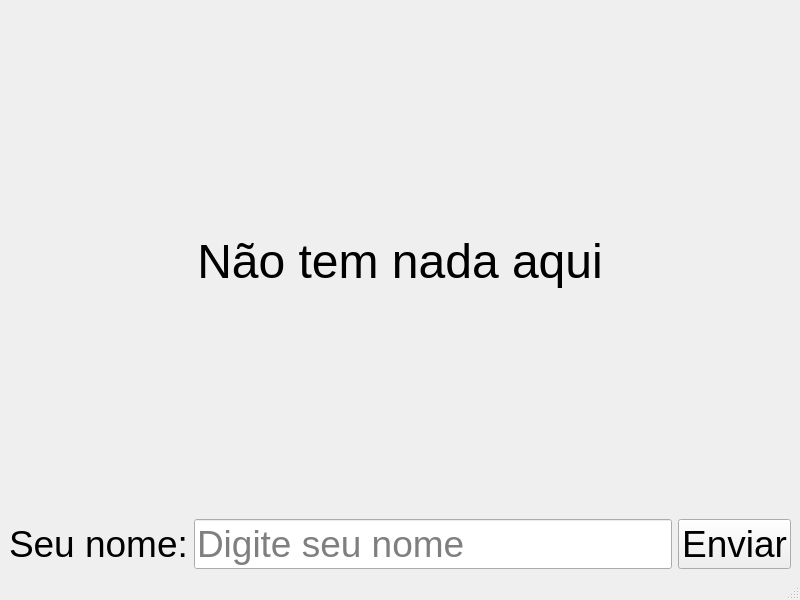
<?xml version="1.0" encoding="UTF-8"?>
<ui version="4.0">
 <class>MainWindow</class>
 <widget class="QMainWindow" name="MainWindow">
  <property name="geometry">
   <rect>
    <x>0</x>
    <y>0</y>
    <width>800</width>
    <height>600</height>
   </rect>
  </property>
  <property name="windowTitle">
   <string>MainWindow</string>
  </property>
  <widget class="QWidget" name="centralwidget">
   <layout class="QHBoxLayout" name="horizontalLayout">
    <item>
     <layout class="QGridLayout" name="gridLayout">
      <item row="0" column="0">
       <widget class="QLabel" name="labelResult">
        <property name="font">
         <font>
          <pointsize>36</pointsize>
         </font>
        </property>
        <property name="text">
         <string>Não tem nada aqui</string>
        </property>
        <property name="alignment">
         <set>Qt::AlignmentFlag::AlignCenter</set>
        </property>
       </widget>
      </item>
      <item row="1" column="0">
       <layout class="QGridLayout" name="gridLayout_2">
        <item row="0" column="1">
         <widget class="QLineEdit" name="LineName">
          <property name="font">
           <font>
            <pointsize>28</pointsize>
           </font>
          </property>
          <property name="placeholderText">
           <string>Digite seu nome</string>
          </property>
         </widget>
        </item>
        <item row="0" column="0">
         <widget class="QLabel" name="labelName">
          <property name="font">
           <font>
            <pointsize>28</pointsize>
           </font>
          </property>
          <property name="text">
           <string>Seu nome:</string>
          </property>
         </widget>
        </item>
        <item row="0" column="2">
         <widget class="QPushButton" name="buttonSend">
          <property name="font">
           <font>
            <pointsize>28</pointsize>
           </font>
          </property>
          <property name="text">
           <string>Enviar</string>
          </property>
         </widget>
        </item>
       </layout>
      </item>
     </layout>
    </item>
   </layout>
  </widget>
  <widget class="QMenuBar" name="menubar">
   <property name="geometry">
    <rect>
     <x>0</x>
     <y>0</y>
     <width>800</width>
     <height>33</height>
    </rect>
   </property>
  </widget>
  <widget class="QStatusBar" name="statusbar"/>
 </widget>
 <resources/>
 <connections/>
</ui>
